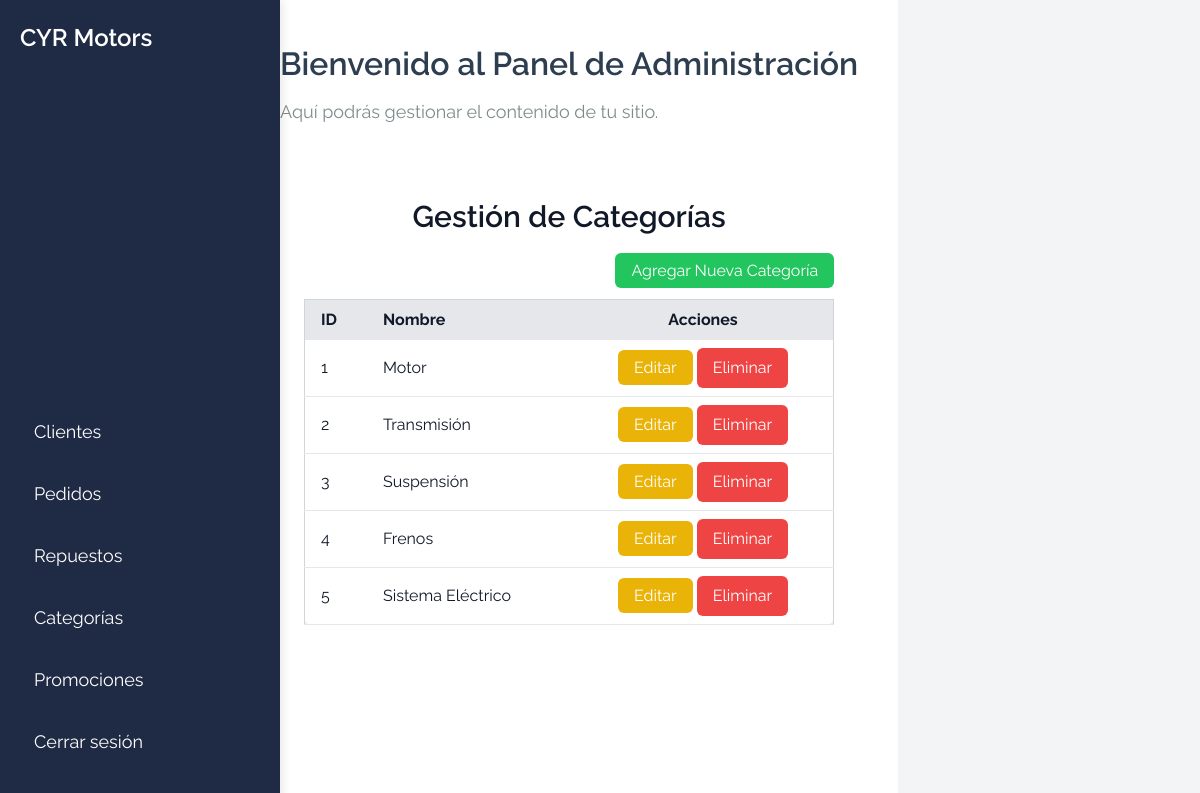
The page /index.php?action=categorias on the database its author committed.
### tables this page shows
CREATE TABLE `categoria` (
  `id_categoria` int(11) NOT NULL,
  `nombre` varchar(100) DEFAULT NULL
);

### controllers/AdminController.php (called while the page is built, shortened)
<?php
class AdminController {
    public function dashboard() {
        include '../views/admin_dashboard.php';
    }
}

### models/categoria.php (called while the page is built, shortened)
<?php
require_once '../config/database.php';
class Categoria {
    private $conn;
    private $table = 'categoria';
    public function __construct() {
        $database = new Database();
        $this->conn = $database->getConnection();
    }
    public function read() {
        $query = "SELECT * FROM {$this->table}";
        $stmt = $this->conn->prepare($query);
        $stmt->execute();
        return $stmt;
    }
}
?>

### config/database.php (called while the page is built, shortened)
<?php
class Database {
    private $host = 'localhost';
    private $dbname = 'cyrmotors';
    private $username = 'root';
    private $password = '';
    public function getConnection() {
        $this->conn = null;
        try {
            $this->conn = new \PDO("mysql:host={$this->host};dbname={$this->dbname}", $this->username, $this->password);
            $this->conn->setAttribute(\PDO::ATTR_ERRMODE, \PDO::ERRMODE_EXCEPTION);
        } catch (\PDOException $e) {
            echo "Error de conexión: " . $e->getMessage();
        }
        return $this->conn;
    }
}

### controllers/CategoriaController.php (called while the page is built, shortened)
<?php
require_once '../models/Categoria.php';
class CategoriaController {
    private $categoria;
    public function __construct() {
        $this->categoria = new Categoria();
    }
    public function read() {
        return $this->categoria->read()->fetchAll(\PDO::FETCH_ASSOC);
    }
}
?>

### views/categoriasview.php (the view, shortened to what this page needs)
<?php
require_once '../controllers/CategoriaController.php';
$categoriaController = new CategoriaController();
$categorias = $categoriaController->read();
?>
<!DOCTYPE html>
<html lang="es">
<head>
    <script src="https://cdn.tailwindcss.com"></script>
</head>
<body class="bg-gray-100 text-gray-900">
    <div class="container mx-auto p-6">
        <h1 class="text-3xl font-semibold text-center mb-6">Gestión de Categorías</h1>
        <div class="mb-4 text-right">
            <a href="../views/create_categoria.php" class="px-4 py-2 bg-green-500 text-white rounded-md hover:bg-green-600">Agregar Nueva Categoría</a>
        </div>
        <div class="overflow-x-auto">
            <table class="min-w-full table-auto bg-white border border-gray-300 rounded-lg shadow-md">
                <thead>
                    <tr class="bg-gray-200">
                        <th class="px-4 py-2 text-left">ID</th>
                        <th class="px-4 py-2 text-left">Nombre</th>
                        <th class="px-4 py-2 text-center">Acciones</th>
                    </tr>
                </thead>
                <tbody>
                    <?php foreach ($categorias as $categoria): ?>
                        <tr class="border-b hover:bg-gray-50">
                            <td class="px-4 py-2"><?= htmlspecialchars($categoria['id_categoria']); ?></td>
                            <td class="px-4 py-2"><?= htmlspecialchars($categoria['nombre']); ?></td>
                            <td class="px-4 py-2 text-center">
                                <a href="../views/edit_categoria.php?id=<?= $categoria['id_categoria']; ?>" class="px-4 py-2 bg-yellow-500 text-white rounded-md hover:bg-yellow-600">Editar</a>
                                <form action="../controllers/CategoriaController.php" method="POST" class="inline-block">
                                    <button type="submit" class="px-4 py-2 bg-red-500 text-white rounded-md hover:bg-red-600" onclick="return confirm('¿Estás seguro de eliminar esta categoría?')">Eliminar</button>
                                </form>
                            </td>
                        </tr>
                    <?php endforeach; ?>
                </tbody>
            </table>
        </div>
    </div>
</body>
</html>

### assets/stylesdash.css (style rules this page uses)
* { margin: 0; padding: 0; box-sizing: border-box; font-family: 'Raleway', sans-serif; }
body { background-color: #f4f7f6; color: #333; display: flex; height: 100vh; }

### rows shown on the page
categoria: id_categoria "1", nombre "Motor"
categoria: id_categoria "2", nombre "Transmisión"
categoria: id_categoria "3", nombre "Suspensión"
categoria: id_categoria "4", nombre "Frenos"
categoria: id_categoria "5", nombre "Sistema Eléctrico"
